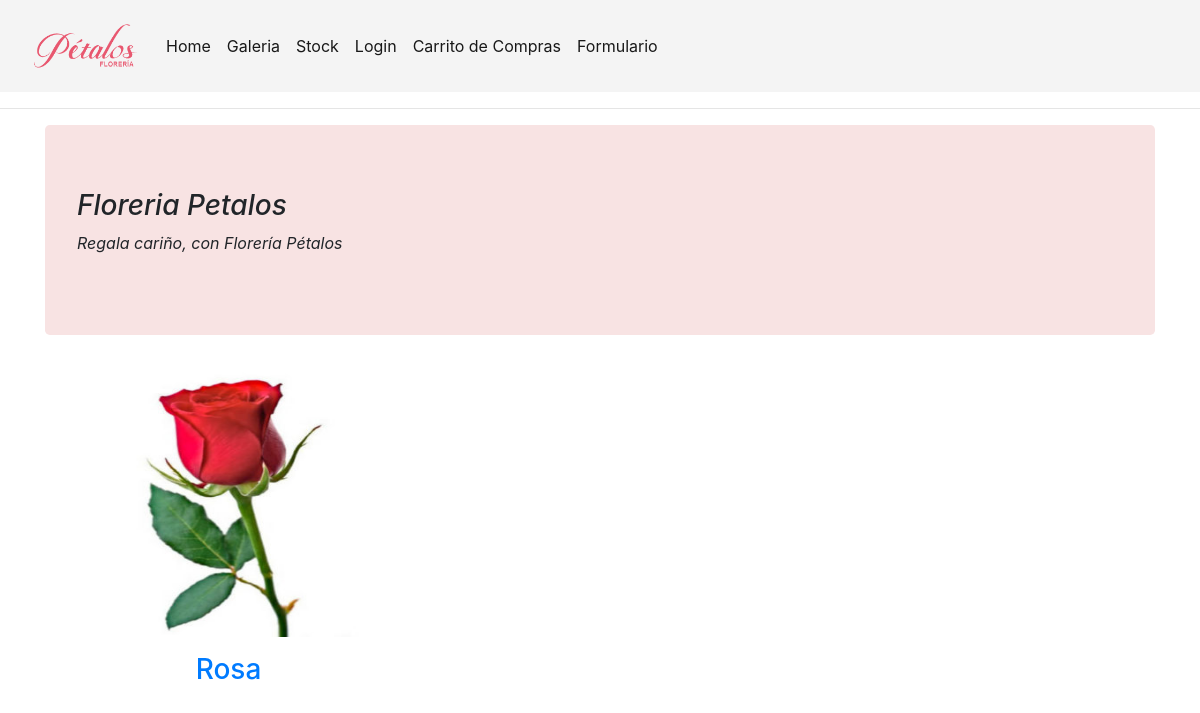
/galeria/, run on an earlier commit of the app's database.
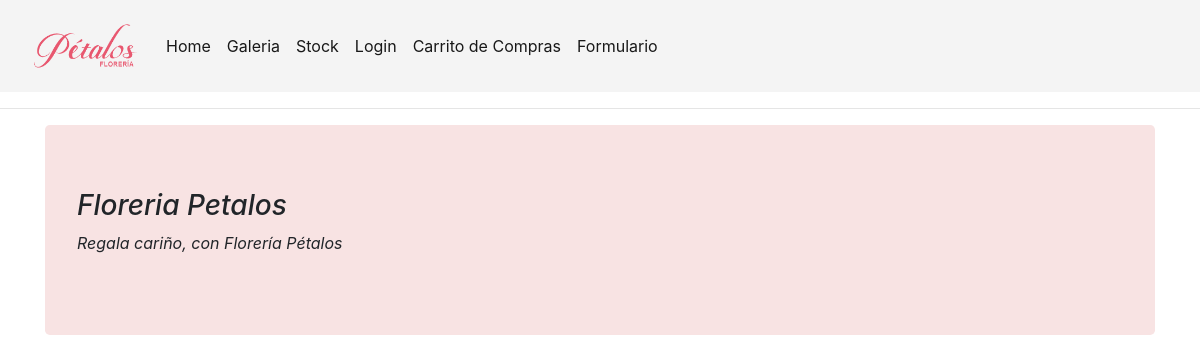
And on a later commit of the database.
### floreria/models.py (models this page shows, shortened)
class Flores(models.Model):
    name=models.CharField(max_length=100,primary_key=True)
    valor=models.IntegerField()
    descripcion=models.TextField()
    estado=models.CharField(max_length=1)
    stock=models.IntegerField()
    imagen=models.ImageField(upload_to="media",null=False)

### floreria/views.py (the view)
# urls.py: path('galeria/',galeria,name='galeria'),
def galeria(request):
    flores=Flores.objects.all()
    return render(request,'core/galeria.html',{'listaFlores':flores})

### floreria/templates/core/galeria.html (shortened to what this page needs)
{% extends "core/base.html" %}
{% load static %}
{% block contenido %}
<div class="container">
    <div class="jumbotron" style="background-color: rgb(248, 227, 227);">
        <h3><em>Floreria Petalos</em></h3>
        <p><em>Regala cariño, con Florería Pétalos</em></p>
    </div>
</div>
<div class="container">
    <div class="row">
        <div class="col-md-12">
            <div class="mdb-lightbox no-margin">
                {% for f in listaFlores %}
                <a class="black-text" href="#">
                    <figure class="figure">
                        <img alt="Responsive image" src="{{ f.imagen.url }}" width="367" height="270" class="rounded-lg"
                            data-toggle="modal" data-target="#{{ f.name }}" data-id="{{ f.name }}" />
                        <h3 class="text-center my-3">{{f.name}}</h3>
                </a>
                {% endfor %}
            </div>
        </div>
    </div>
</div>
{% endblock contenido %}

What changed in the data, as far as the page shows it:
removed Flores: imagen (picture), name "Rosa"
